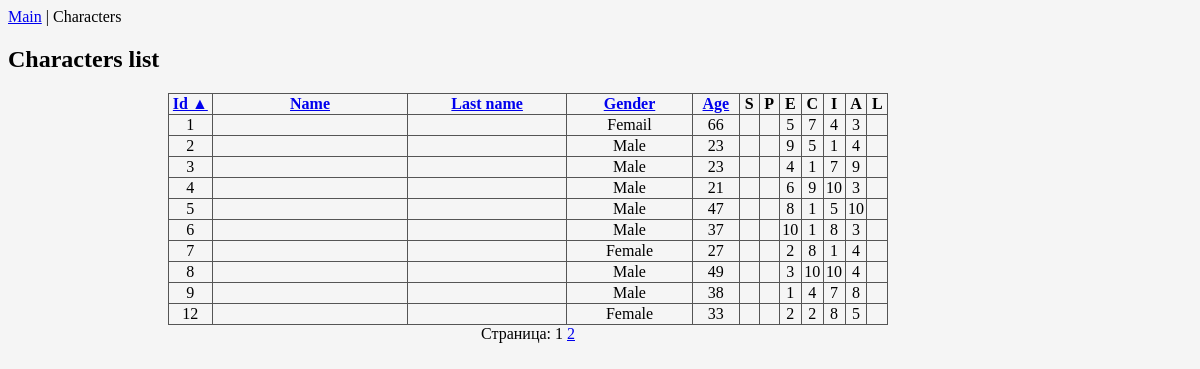
Page /list.php on the committed database.
### tables this page shows
CREATE TABLE `characters` (
  `id` int(11) NOT NULL AUTO_INCREMENT,
  `firstName` varchar(50) NOT NULL DEFAULT 'Your character ',
  `secondName` varchar(50) NOT NULL DEFAULT '',
  `gender` varchar(10) NOT NULL DEFAULT 'OHO',
  `age` int(3) NOT NULL DEFAULT '27',
  `strong` int(2) NOT NULL DEFAULT '1',
  `power` int(2) NOT NULL DEFAULT '1',
  `e` int(2) NOT NULL DEFAULT '1',
  `c` int(2) NOT NULL DEFAULT '1',
  `i` int(2) NOT NULL DEFAULT '1',
  `a` int(2) NOT NULL DEFAULT '1',
  `lucky` int(2) NOT NULL DEFAULT '1',
  PRIMARY KEY (`id`)
);

### list.php (the view, shortened to what this page needs)
<?php
require_once($_SERVER['DOCUMENT_ROOT'] . '/fallout/_functions.php');
$link = Db::getDbLink();
$q_characters_all = "SELECT COUNT(*) FROM characters";
$r_characters_all = mysqli_query($link, $q_characters_all);
$characters_count_all = mysqli_fetch_row($r_characters_all)[0];
$items_on_page = 10;
$num_pages = ceil($characters_count_all / $items_on_page);
$page = (isset($_GET['page'])) ? $_GET['page'] : 1;
$page = max(1, min($num_pages, intval($page)));
$sort = isset($_GET["sort"]) ? $_GET["sort"] : 'id';
$sort_by = isset($_GET["sort_by"]) ? 1 : 0;
if ($sort_by == 1) {
    $asc = " DESC";
    $desc = " ASC";
    $up = 0;
    $down = 1;
} else {
    $asc = " ASC";
    $up = 1;
}
$sorts = [
    'id' => ['id ' . $asc, $up],
    'first_name' => ['first_name ' . $asc, $up],
    'second_name' => ['second_name ' . $asc, $up],
    'gender' => ['gender ' . $asc, $up],
    'age' => ['age ' . $asc, $up]
];
$par_sort = ' ORDER BY ' . $sorts[$sort][0];
if ($sorts[$sort][1] == 1) {
    $order = '&#9650;';
    $sortstr = 'возрастающем';
} else {
    $order = '&#9660;';
    $sortstr = 'убывающем';
}
$q_characters = 'SELECT * FROM characters' . $par_sort . ' LIMIT ' . ($page - 1) * $items_on_page . ', ' . $items_on_page;
$r_characters = mysqli_query($link, $q_characters);
$characters_count = mysqli_num_rows($r_characters);
?>
<!DOCTYPE html>
<html>
<head>
    <link rel="stylesheet" href="/fallout/style.css">
</head>
<body bgcolor="#f5f5f5">
<nav><a href="/fallout/index.php">Main</a> | Characters</nav>
<article>
    <h2>Characters list</h2>
    <div class="my-padding">
        <div style="width: 720px;">
            <?php
            $url_params = ['page'];
            ?>
            <table cellspacing="0" border="1" class="my-table">
                <tr>
                    <th width="50"><a href="list.php?sort=id<?php echo getParStr($url_params);
                        if ($sort == 'id' && !$sort_by) echo '&sort_by=1'; ?>">Id<?php if ($sort == 'id') echo ' <span title="Отсортировано в ' . $sortstr . ' порядке">' . $order . '</span>'; ?></a>
                    </th>
                    <th width="250"><a href="list.php?sort=first_name<?php echo getParStr($url_params);
                        if ($sort == 'first_name' && !$sort_by) echo '&sort_by=1'; ?>">Name<?php if ($sort == 'first_name') echo ' <span title="Отсортировано в ' . $sortstr . ' порядке">' . $order . '</span>'; ?></a>
                    </th>
                    <th width="200"><a href="list.php?sort=second_name<?php echo getParStr($url_params);
                        if ($sort == 'second_name' && !$sort_by) echo '&sort_by=1'; ?>">Last
                            name<?php if ($sort == 'second_name') echo ' <span title="Отсортировано в ' . $sortstr . ' порядке">' . $order . '</span>'; ?></a>
                    </th>
                    <th width="150"><a href="list.php?sort=gender<?php echo getParStr($url_params);
                        if ($sort == 'gender' && !$sort_by) echo '&sort_by=1'; ?>">Gender<?php if ($sort == 'gender') echo ' <span title="Отсортировано в ' . $sortstr . ' порядке">' . $order . '</span>'; ?></a>
                    </th>
                    <th width="50"><a href="list.php?sort=age<?php echo getParStr($url_params);
                        if ($sort == 'age' && !$sort_by) echo '&sort_by=1'; ?>">Age<?php if ($sort == 'age') echo ' <span title="Отсортировано в ' . $sortstr . ' порядке">' . $order . '</span>'; ?></a>
                    </th>
                    <th width="20">S</th>
                    <th width="20">P</th>
                    <th width="20">E</th>
                    <th width="20">C</th>
                    <th width="20">I</th>
                    <th width="20">A</th>
                    <th width="20">L</th>
                </tr>
                <?php
                for ($i = 0; $i < $characters_count; $i++) {
                    $row = mysqli_fetch_assoc($r_characters);
                    echo '<tr>
                            <td>' . $row['id'] . '</td>
                            <td>' . $row['first_name'] . '</td>
                            <td>' . $row['second_name'] . '</td>
                            <td>' . $row['gender'] . '</td>
                            <td>' . $row['age'] . '</td>
                            <td>' . $row['s'] . '</td>
                            <td>' . $row['p'] . '</td>
                            <td>' . $row['e'] . '</td>
                            <td>' . $row['c'] . '</td>
                            <td>' . $row['i'] . '</td>
                            <td>' . $row['a'] . '</td>
                            <td>' . $row['l'] . '</td>
                    </tr>';
                }
                ?>
            </table>
            <?php if ($num_pages > 1) : ?>
                <div style="text-align: center;">
                    Страница:
                    <?php
                    $url_params = ['sort', 'sort_by'];
                    $url = 'list.php?' . getParStr($url_params);
                    makePager($page, $num_pages, 2, $url);
                    ?>
                </div>
            <?php endif; ?>
        </div>
    </div>
</article>
</body>
</html>

### _functions.php (shortened to what this page needs)
<?php
function getParStr($params = [])
{
    $params_str = '';
    return $params_str;
}
function makePager($current_page, $pages_count, $side_pages, $url = null)
{
    if ($url) {
        $url .= '&';
    } else {
        $url .= '?';
    }
    if ($current_page == 1) {
        echo '1 ';
    } else {
        echo '<a href="' . $url . 'page=1">1</a> ';
    }
    if ($pages_count > 1) {
        if ($current_page == $pages_count) {
            echo $pages_count . ' ';
        } else {
            echo '<a href="' . $url . 'page=' . $pages_count . '">' . $pages_count . '</a> ';
        }
    }
}

### style.css (style rules this page uses)
.my-padding { padding-left: 160px; }
.my-table { border: 1px #555555 solid; border-collapse: collapse; }
td { text-align: center; }

### rows in the picture
characters: id "1", gender "Femail", age "66", e "5", c "7", i "4", a "3"
characters: id "2", gender "Male", age "23", e "9", c "5", i "1", a "4"
characters: id "3", gender "Male", age "23", e "4", c "1", i "7", a "9"
characters: id "4", gender "Male", age "21", e "6", c "9", i "10", a "3"
characters: id "5", gender "Male", age "47", e "8", c "1", i "5", a "10"
characters: id "6", gender "Male", age "37", e "10", c "1", i "8", a "3"
characters: id "7", gender "Female", age "27", e "2", c "8", i "1", a "4"
characters: id "8", gender "Male", age "49", e "3", c "10", i "10", a "4"
characters: id "9", gender "Male", age "38", e "1", c "4", i "7", a "8"
characters: id "12", gender "Female", age "33", e "2", c "2", i "8", a "5"

### other values in the picture
$order "▲"
$pages_count "2"
